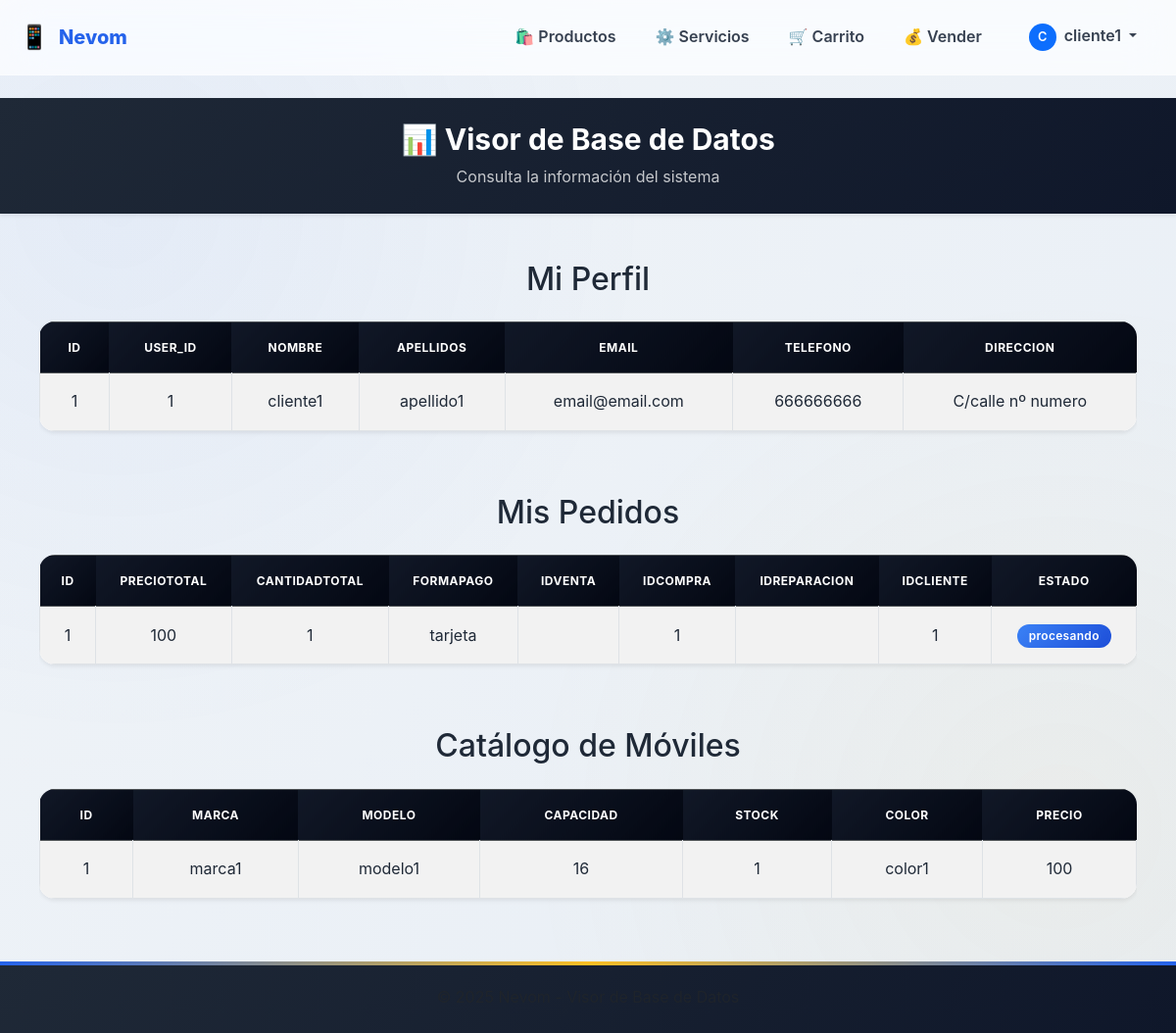
Page /admin/visorBBDD.php (signed in) on the committed database.
### tables this page shows
CREATE TABLE `cliente` (
  `id` int(11) NOT NULL AUTO_INCREMENT,
  `user_id` int(11) NOT NULL,
  `nombre` varchar(300) NOT NULL,
  `apellidos` varchar(300) NOT NULL,
  `email` varchar(300) NOT NULL,
  `telefono` varchar(100) NOT NULL,
  `direccion` varchar(300) NOT NULL,
  PRIMARY KEY (`id`),
  UNIQUE KEY `email_cliente` (`email`),
  UNIQUE KEY `tlf_cliente` (`telefono`),
  UNIQUE KEY `user_id_unique` (`user_id`),
  KEY `idx_user_id` (`user_id`),
  CONSTRAINT `Cliente_User_FK` FOREIGN KEY (`user_id`) REFERENCES `users` (`id`) ON DELETE CASCADE ON UPDATE CASCADE
);

CREATE TABLE `pedido` (
  `id` int(11) NOT NULL AUTO_INCREMENT,
  `precioTotal` float NOT NULL,
  `cantidadTotal` float NOT NULL,
  `formaPago` varchar(300) NOT NULL,
  `idVenta` int(11) DEFAULT NULL,
  `idCompra` int(11) DEFAULT NULL,
  `idReparacion` int(11) DEFAULT NULL,
  `idCliente` int(11) NOT NULL,
  `estado` enum('procesando','preparando','enviado','entregado','aprobado','rechazado','pagado') DEFAULT 'procesando',
  PRIMARY KEY (`id`),
  KEY `Pedido_Cliente_FK` (`idCliente`),
  KEY `Pedido_Venta_FK` (`idVenta`),
  KEY `Pedido_Reparacion_FK` (`idReparacion`),
  KEY `Pedido_Compra_FK` (`idCompra`),
  CONSTRAINT `Pedido_Cliente_FK` FOREIGN KEY (`idCliente`) REFERENCES `cliente` (`id`) ON DELETE CASCADE ON UPDATE CASCADE,
  CONSTRAINT `Pedido_Venta_FK` FOREIGN KEY (`idVenta`) REFERENCES `venta` (`id`) ON DELETE CASCADE ON UPDATE CASCADE,
  CONSTRAINT `Pedido_Reparacion_FK` FOREIGN KEY (`idReparacion`) REFERENCES `reparacion` (`id`) ON DELETE CASCADE ON UPDATE CASCADE,
  CONSTRAINT `Pedido_Compra_FK` FOREIGN KEY (`idCompra`) REFERENCES `compra` (`id`) ON DELETE CASCADE ON UPDATE CASCADE
);

CREATE TABLE `movil` (
  `id` int(11) NOT NULL AUTO_INCREMENT,
  `marca` varchar(200) NOT NULL,
  `modelo` varchar(200) NOT NULL,
  `capacidad` int(11) NOT NULL,
  `stock` int(11) NOT NULL,
  `color` varchar(200) NOT NULL,
  `precio` float NOT NULL,
  PRIMARY KEY (`id`)
);

### admin/visorBBDD.php (the view, shortened to what this page needs)
<?php
require '../config/conexion.php';
$userRole = $_SESSION['user_role'] ?? null;
function ejecutarConsulta($conexion, $sql)
{
    $resultado = $conexion->query($sql);
    return $resultado;
}
function mostrarTabla($conexion, $titulo, $tabla, $where = '')
{
    $sql = "SELECT * FROM $tabla" . ($where ? " WHERE $where" : '');
    $resultado = ejecutarConsulta($conexion, $sql);
    echo "<div class='container my-5'>";
    echo "<h2 class='text-center mb-4'>$titulo</h2>";
    if ($resultado->num_rows === 0) {
        echo "<div class='alert alert-warning text-center shadow-sm'>
                    La tabla <strong>$tabla</strong> no contiene registros.
                  </div>";
    } else {
        echo "<div class='table-responsive'>";
        echo "<table class='table table-striped table-bordered text-center align-middle shadow-sm'>";
        $campos = array_keys($resultado->fetch_assoc());
        echo "<thead class='table-dark'><tr>";
        foreach ($campos as $campo) {
            echo "<th>" . htmlspecialchars($campo) . "</th>";
        }
        echo "</tr></thead><tbody>";
        $resultado->data_seek(0);
        while ($registro = $resultado->fetch_assoc()) {
            echo "<tr>";
            foreach ($registro as $nombreCampo => $valor) {
                if ($nombreCampo === 'estado') {
                    $badgeClass = match ($valor) {
                        'procesando' => 'bg-info',
                        'preparando' => 'bg-warning text-dark',
                        'enviado' => 'bg-primary',
                        'entregado' => 'bg-success',
                        default => 'bg-secondary'
                    };
                    echo "<td><span class='badge $badgeClass'>" . htmlspecialchars($valor) . "</span></td>";
                } else {
                    echo "<td>" . htmlspecialchars($valor) . "</td>";
                }
            }
            echo "</tr>";
        }
        echo "</tbody></table></div>";
    }
    echo "</div>";
}
$tablas = [];
if ($userRole === 'admin') {
    $tablas = [
        'cliente' => 'Clientes',
        'pedido' => 'Pedidos',
        'compra' => 'Compras',
        'linea_compra' => 'Líneas de Compra',
        'venta' => 'Ventas',
        'linea_venta' => 'Líneas de Venta',
        'reparacion' => 'Reparaciones',
        'linea_reparacion' => 'Líneas de Reparación',
        'movil' => 'Móviles',
        'users' => 'Usuarios'
    ];
} else {
    $tablas = [
        'cliente' => 'Mi Perfil',
        'pedido' => 'Mis Pedidos',
        'movil' => 'Catálogo de Móviles'
    ];
}
?>
<!DOCTYPE html>
<html lang="es">
<head>
    <link href="https://cdn.jsdelivr.net/npm/bootstrap@5.3.3/dist/css/bootstrap.min.css" rel="stylesheet">
    <link href="../assets/css/style.css" rel="stylesheet">
</head>
<body>
    <?php
    require '../components/navbar.php';
    if ($userRole === 'admin') {
        renderNavbar(['type' => 'admin', 'basePath' => '../']);
    } else {
        renderNavbar(['type' => 'main', 'basePath' => '../']);
    }
    ?>
    <header class="bg-dark text-white py-4 mb-5 shadow-sm" style="margin-top: 20px;">
        <div class="container text-center">
            <h1 class="mb-0">📊 Visor de Base de Datos</h1>
            <p class="mb-0 mt-2 opacity-75">Consulta la información del sistema</p>
        </div>
    </header>
    <div class="container">
        <?php
        if ($userRole === 'admin') {
            foreach ($tablas as $tabla => $titulo) {
                mostrarTabla($conexion, $titulo, $tabla);
            }
        } else {
            $clienteId = $_SESSION['cliente_id'] ?? null;
            if ($clienteId) {
                mostrarTabla($conexion, $tablas['cliente'], 'cliente', 'id=' . intval($clienteId));
                mostrarTabla($conexion, $tablas['pedido'], 'pedido', 'idCliente=' . intval($clienteId));
            }
            mostrarTabla($conexion, $tablas['movil'], 'movil');
        }
        ?>
    </div>
    <footer class="mt-5 py-4 bg-light">
        <div class="container text-center text-muted">
            <p class="mb-0">&copy; <?= date('Y') ?> Nevom - Visor de Base de Datos</p>
        </div>
    </footer>
</body>
</html>

### components/navbar.php (shortened to what this page needs)
<?php
function renderNavbar($options = []) {
    $type = $options['type'] ?? 'main';
    $activeLink = $options['activeLink'] ?? '';
    $simpleText = $options['simpleText'] ?? '';
    $basePath = $options['basePath'] ?? '';
    $userName = $_SESSION['user_name'] ?? null;
    $userRole = $_SESSION['user_role'] ?? null;
    $isActive = function($link) use ($activeLink) {
        return $activeLink === $link ? 'active' : '';
    };
    ?>
    <nav class="navbar navbar-expand-lg navbar-light navbar-custom fixed-top">
        <div class="container">
            <?php if ($type === 'admin'): ?>
                <a class="navbar-brand" href="<?= $basePath ?>admin/indexadmin.php">
                    <span style="font-size: 1.5rem;">📱</span> Nevom <span class="badge bg-primary ms-2" style="font-size: 0.65rem; vertical-align: middle;">Admin</span>
                </a>
            <?php else: ?>
                <a class="navbar-brand" href="<?= $basePath ?>index.php">
                    <span style="font-size: 1.5rem;">📱</span> Nevom
                </a>
            <?php endif; ?>
            <?php if ($type === 'simple'): ?>
                <span class="navbar-text"><?= htmlspecialchars($simpleText) ?></span>
            <?php else: ?>
                <div class="collapse navbar-collapse" id="navbarNav">
                    <ul class="navbar-nav ms-auto align-items-center">
                        <?php if ($type === 'admin'): ?>
                            <li class="nav-item">
                                <a class="nav-link <?= $isActive('usuarios') ?>" href="<?= $basePath ?>admin/indexadmin.php#agregar-usuario">
                                    👤 Usuarios
                                </a>
                            </li>
                            <li class="nav-item">
                                <a class="nav-link <?= $isActive('pedidos') ?>" href="<?= $basePath ?>admin/indexadmin.php#ver-pedidos">
                                    📦 Pedidos
                                </a>
                            </li>
                            <li class="nav-item">
                                <a class="nav-link <?= $isActive('reparaciones') ?>" href="<?= $basePath ?>admin/indexadmin.php#ver-reparaciones">
                                    🔧 Reparaciones
                                </a>
                            </li>
                            <li class="nav-item">
                                <a class="nav-link <?= $isActive('movil') ?>" href="<?= $basePath ?>admin/indexadmin.php#agregar-movil">
                                    ➕ Móvil
                                </a>
                            </li>
                            <li class="nav-item dropdown ms-2">
                                <a class="nav-link dropdown-toggle" href="#" role="button" data-bs-toggle="dropdown">
                                    <span class="d-inline-flex align-items-center justify-content-center bg-primary text-white rounded-circle me-1" style="width: 28px; height: 28px; font-size: 0.8rem;">
                                        <?= strtoupper(substr($userName ?? 'A', 0, 1)) ?>
                                    </span>
                                    <?= htmlspecialchars($userName) ?>
                                </a>
                                <ul class="dropdown-menu dropdown-menu-end">
                                    <li><a class="dropdown-item" href="<?= $basePath ?>admin/visorBBDD.php">🗄️ Base de Datos</a></li>
                                    <li><a class="dropdown-item" href="<?= $basePath ?>index.php">🏪 Ver Tienda</a></li>
                                    <li><hr class="dropdown-divider"></li>
                                    <li><a class="dropdown-item text-danger" href="<?= $basePath ?>auth/logout.php">🚪 Cerrar Sesión</a></li>
                                </ul>
                            </li>
                        <?php else: ?>
                            <li class="nav-item">
                                <a class="nav-link <?= $isActive('productos') ?>" href="<?= $basePath ?>index.php#productos">
                                    🛍️ Productos
                                </a>
                            </li>
                            <li class="nav-item">
                                <a class="nav-link <?= $isActive('servicios') ?>" href="<?= $basePath ?>index.php#servicios">
                                    ⚙️ Servicios
                                </a>
                            </li>
                            <?php if ($userName && $userRole === 'client'): ?>
                                <li class="nav-item">
                                    <a class="nav-link <?= $isActive('carrito') ?>" href="<?= $basePath ?>carrito/carrito.php">
                                        🛒 Carrito
                                    </a>
                                </li>
                                <li class="nav-item">
                                    <a class="nav-link <?= $isActive('vender') ?>" href="<?= $basePath ?>vender/vender_movil.php">
                                        💰 Vender
                                    </a>
                                </li>
                            <?php endif; ?>
                            <?php if ($userName): ?>
                                <li class="nav-item dropdown ms-2">
                                    <a class="nav-link dropdown-toggle" href="#" role="button" data-bs-toggle="dropdown">
                                        <span class="d-inline-flex align-items-center justify-content-center bg-primary text-white rounded-circle me-1" style="width: 28px; height: 28px; font-size: 0.8rem;">
                                            <?= strtoupper(substr($userName, 0, 1)) ?>
                                        </span>
                                        <?= htmlspecialchars($userName) ?>
                                    </a>
                                </li>
                            <?php endif; ?>
                        <?php endif; ?>
                    </ul>
                </div>
            <?php endif; ?>
        </div>
    </nav>
    <?php
}

### rows in the picture
cliente: id "1", user "1", nombre "cliente1", apellidos "apellido1", email "email@email.com", telefono "666666666", direccion "C/calle nº numero"
pedido: id "1", precioTotal "100", cantidadTotal "1", formaPago "tarjeta", idCompra "1", idCliente "1", estado "procesando"
movil: id "1", marca "marca1", modelo "modelo1", capacidad "16", stock "1", color "color1", precio "100"

### other values in the picture
substr($userName, 0, 1) "C"
$userName "cliente1"
$titulo "Mi Perfil Mis Pedidos Catálogo de Móviles"
$campo "ID"
$campo "USER_ID"
$campo "NOMBRE"
$campo "APELLIDOS"
$campo "EMAIL"
$campo "TELEFONO"
$campo "DIRECCION"
$campo "PRECIOTOTAL"
$campo "CANTIDADTOTAL"
$campo "FORMAPAGO"
$campo "IDVENTA"
$campo "IDCOMPRA"
